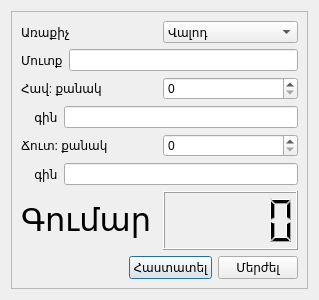
<?xml version="1.0" encoding="UTF-8"?>
<ui version="4.0">
 <class>Dialog</class>
 <widget class="QDialog" name="Dialog">
  <property name="geometry">
   <rect>
    <x>0</x>
    <y>0</y>
    <width>319</width>
    <height>300</height>
   </rect>
  </property>
  <property name="windowTitle">
   <string>Add Transaction</string>
  </property>
  <layout class="QGridLayout" name="gridLayout">
   <item row="0" column="0">
    <widget class="QScrollArea" name="scrollArea">
     <property name="widgetResizable">
      <bool>true</bool>
     </property>
     <widget class="QWidget" name="scrollAreaWidgetContents">
      <property name="geometry">
       <rect>
        <x>0</x>
        <y>0</y>
        <width>299</width>
        <height>280</height>
       </rect>
      </property>
      <layout class="QGridLayout" name="gridLayout_2">
       <item row="0" column="0">
        <layout class="QVBoxLayout" name="verticalLayout_2">
         <item>
          <layout class="QVBoxLayout" name="verticalLayout">
           <item>
            <layout class="QHBoxLayout" name="horizontalLayout">
             <item>
              <widget class="QLabel" name="label">
               <property name="text">
                <string>Առաքիչ</string>
               </property>
              </widget>
             </item>
             <item>
              <widget class="QComboBox" name="comboBox">
               <item>
                <property name="text">
                 <string>Վալոդ</string>
                </property>
               </item>
               <item>
                <property name="text">
                 <string>Աշոտ</string>
                </property>
               </item>
               <item>
                <property name="text">
                 <string>Դիվանի</string>
                </property>
               </item>
               <item>
                <property name="text">
                 <string>Թելման</string>
                </property>
               </item>
              </widget>
             </item>
            </layout>
           </item>
           <item>
            <layout class="QHBoxLayout" name="horizontalLayout_2">
             <item>
              <widget class="QLabel" name="label_3">
               <property name="text">
                <string>Մուտք</string>
               </property>
              </widget>
             </item>
             <item>
              <widget class="QLineEdit" name="lineEdit"/>
             </item>
            </layout>
           </item>
           <item>
            <layout class="QHBoxLayout" name="horizontalLayout_3">
             <item>
              <widget class="QLabel" name="label_4">
               <property name="text">
                <string>Հավ: քանակ</string>
               </property>
              </widget>
             </item>
             <item>
              <widget class="QSpinBox" name="spinBox"/>
             </item>
            </layout>
           </item>
           <item>
            <layout class="QHBoxLayout" name="horizontalLayout_4">
             <item>
              <widget class="QLabel" name="label_5">
               <property name="text">
                <string>    գին</string>
               </property>
              </widget>
             </item>
             <item>
              <widget class="QLineEdit" name="lineEdit_2"/>
             </item>
            </layout>
           </item>
           <item>
            <layout class="QHBoxLayout" name="horizontalLayout_5">
             <item>
              <widget class="QLabel" name="label_2">
               <property name="text">
                <string>Ճուտ: քանակ</string>
               </property>
              </widget>
             </item>
             <item>
              <widget class="QSpinBox" name="spinBox_2"/>
             </item>
            </layout>
           </item>
           <item>
            <layout class="QHBoxLayout" name="horizontalLayout_6">
             <item>
              <widget class="QLabel" name="label_6">
               <property name="text">
                <string>    գին</string>
               </property>
              </widget>
             </item>
             <item>
              <widget class="QLineEdit" name="lineEdit_3"/>
             </item>
            </layout>
           </item>
          </layout>
         </item>
         <item>
          <layout class="QHBoxLayout" name="horizontalLayout_7">
           <item>
            <widget class="QLabel" name="label_7">
             <property name="text">
              <string>&lt;!DOCTYPE HTML PUBLIC &quot;-//W3C//DTD HTML 4.0//EN&quot; &quot;http://www.w3.org/TR/REC-html40/strict.dtd&quot;&gt;
&lt;html&gt;&lt;head&gt;&lt;meta name=&quot;qrichtext&quot; content=&quot;1&quot; /&gt;&lt;style type=&quot;text/css&quot;&gt;
p, li { white-space: pre-wrap; }
&lt;/style&gt;&lt;/head&gt;&lt;body style=&quot; font-family:'MS Shell Dlg 2'; font-size:8.25pt; font-weight:400; font-style:normal;&quot;&gt;
&lt;p style=&quot; margin-top:0px; margin-bottom:0px; margin-left:0px; margin-right:0px; -qt-block-indent:0; text-indent:0px;&quot;&gt;&lt;span style=&quot; font-size:24pt;&quot;&gt;Գումար&lt;/span&gt;&lt;/p&gt;&lt;/body&gt;&lt;/html&gt;</string>
             </property>
             <property name="textFormat">
              <enum>Qt::AutoText</enum>
             </property>
             <property name="wordWrap">
              <bool>false</bool>
             </property>
             <property name="textInteractionFlags">
              <set>Qt::LinksAccessibleByMouse</set>
             </property>
            </widget>
           </item>
           <item>
            <widget class="QLCDNumber" name="lcdNumber"/>
           </item>
          </layout>
         </item>
         <item>
          <layout class="QHBoxLayout" name="horizontalLayout_9">
           <item>
            <spacer name="horizontalSpacer">
             <property name="orientation">
              <enum>Qt::Horizontal</enum>
             </property>
             <property name="sizeHint" stdset="0">
              <size>
               <width>40</width>
               <height>20</height>
              </size>
             </property>
            </spacer>
           </item>
           <item>
            <layout class="QHBoxLayout" name="horizontalLayout_8">
             <item>
              <widget class="QPushButton" name="pushButton">
               <property name="text">
                <string>Հաստատել</string>
               </property>
              </widget>
             </item>
             <item>
              <widget class="QPushButton" name="pushButton_2">
               <property name="text">
                <string>Մերժել</string>
               </property>
              </widget>
             </item>
            </layout>
           </item>
          </layout>
         </item>
        </layout>
       </item>
      </layout>
     </widget>
    </widget>
   </item>
  </layout>
 </widget>
 <resources/>
 <connections/>
</ui>
